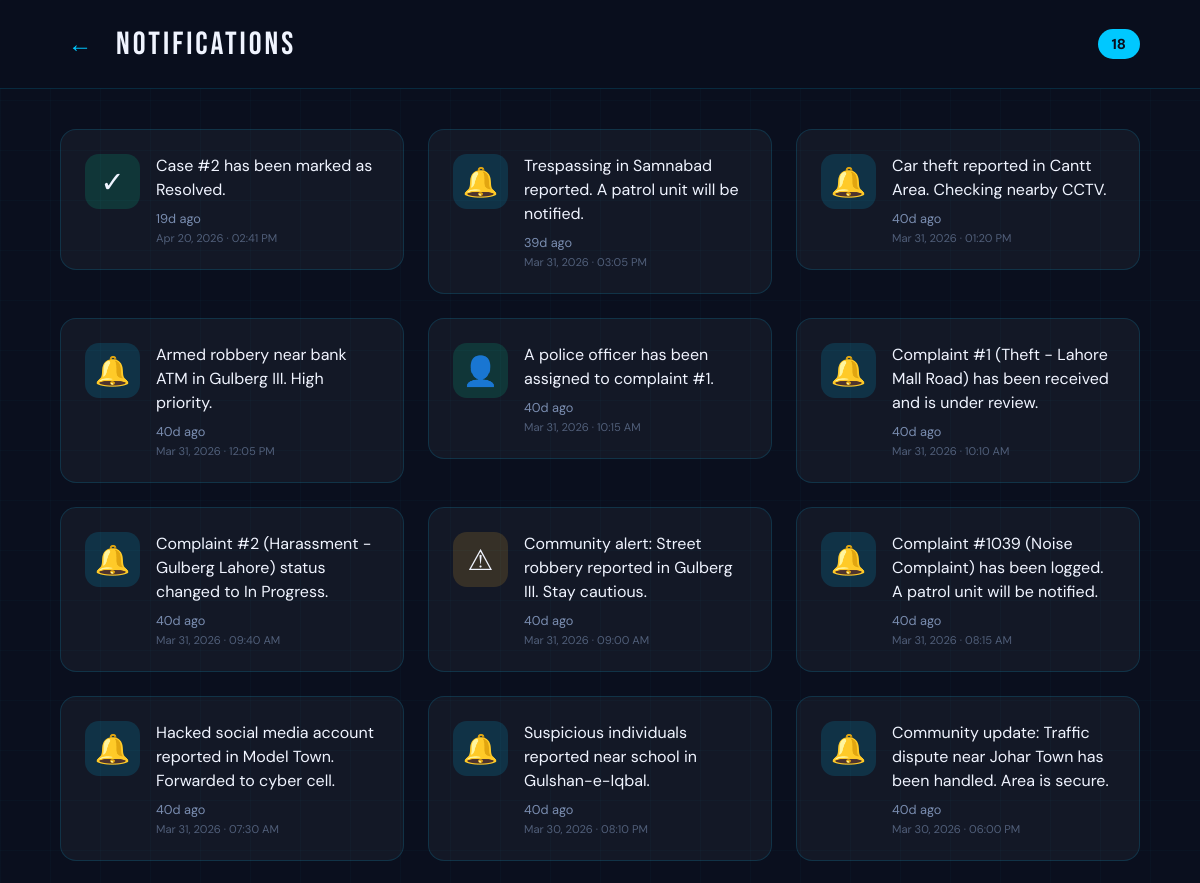
/notifications (upper part), run on an earlier commit of the app's database.
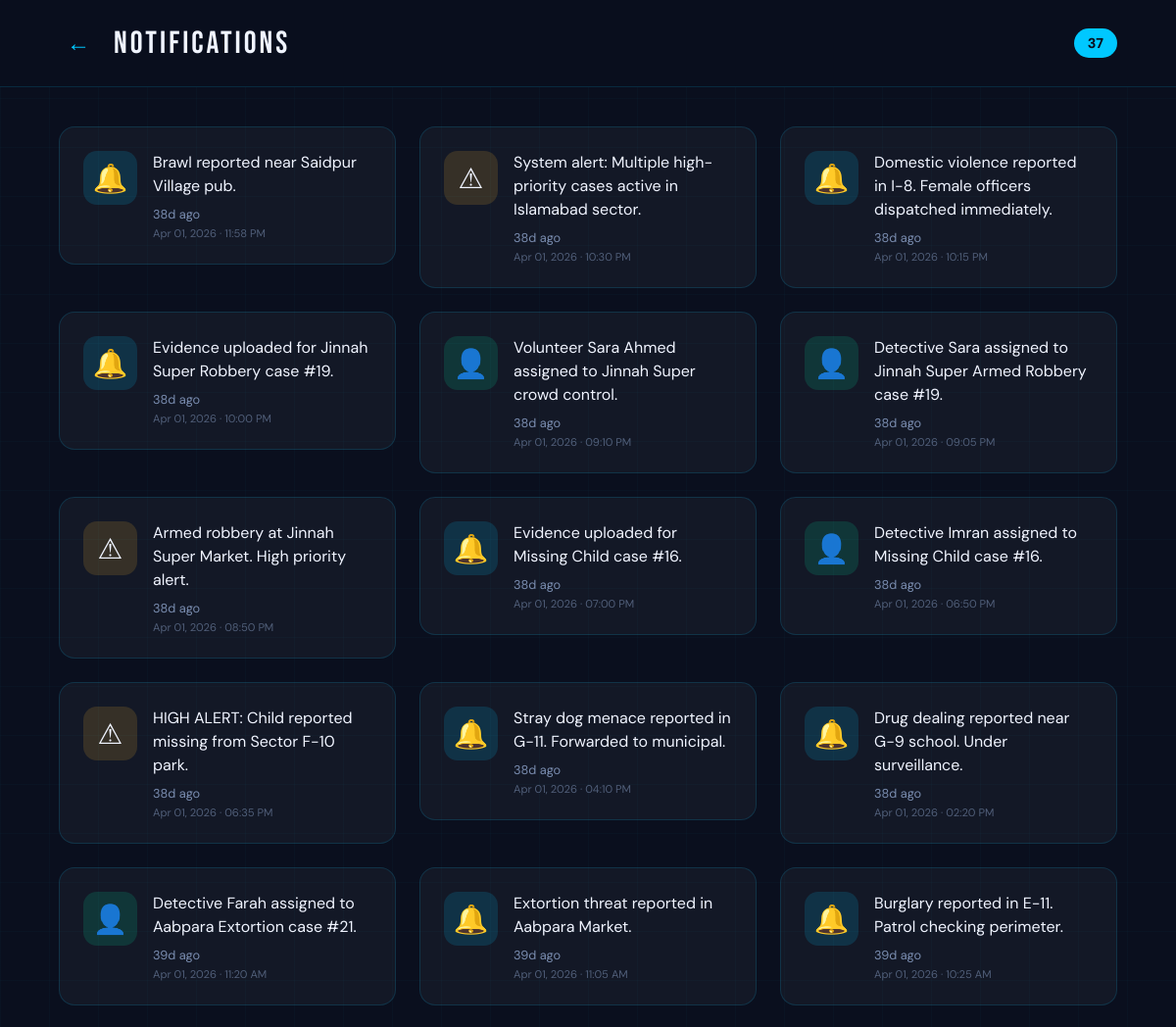
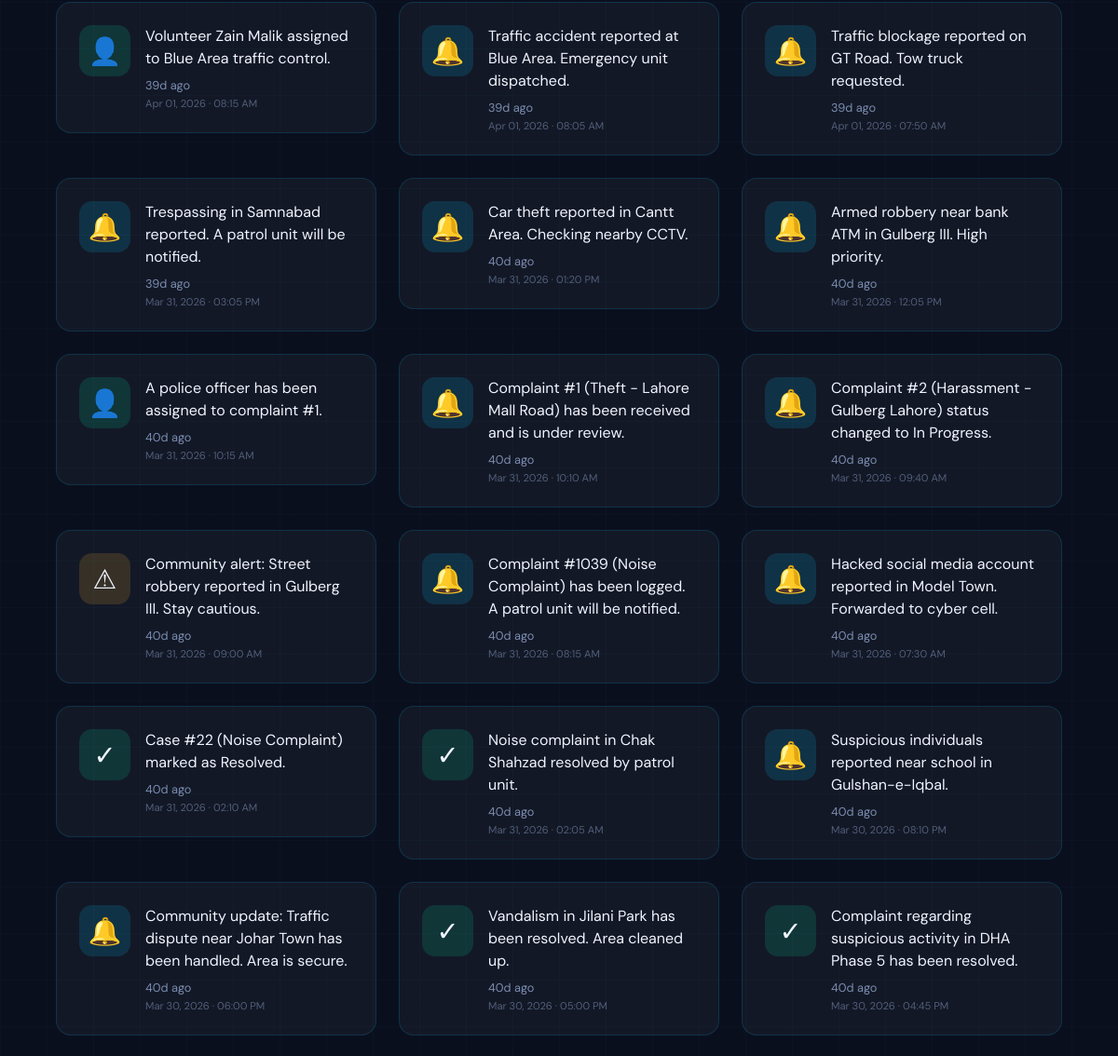
And on a later commit of the database (2 pictures, top to bottom).
### tables this page shows
CREATE TABLE Notifications (
    notification_id INTEGER PRIMARY KEY AUTOINCREMENT,
    message TEXT NOT NULL,
    created_at DATETIME DEFAULT CURRENT_TIMESTAMP
);

### app.py (the view)
@app.route('/notifications')
def notifications():
    db = get_db_connection()
    all_notifications = db.execute('''
        SELECT message, created_at
        FROM Notifications
        ORDER BY created_at DESC
    ''').fetchall()
    now = datetime.utcnow()
    notifications_list = []
    for n in all_notifications:
        dt = datetime.strptime(n['created_at'], '%Y-%m-%d %H:%M:%S')
        hours_ago = (now - dt).total_seconds() / 3600
        notifications_list.append({
            'message': n['message'],
            'time_ago': time_ago(n['created_at']),
            'is_new': hours_ago < 24,
            'date': dt.strftime('%b %d, %Y · %I:%M %p')
        })
    db.close()
    return render_template('notifications.html', all_notifications=notifications_list)

### app.py (called while the page is built)
def get_db_connection():
    conn = sqlite3.connect(DATABASE, timeout=10)
    conn.row_factory = sqlite3.Row
    return conn

def time_ago(dt_str):
    if not dt_str:
        return ''
    dt = datetime.strptime(dt_str, '%Y-%m-%d %H:%M:%S')
    now = datetime.utcnow()
    diff = now - dt
    minutes = int(diff.total_seconds() // 60)
    if minutes < 1:
        return 'Just now'
    elif minutes < 60:
        return f'{minutes}m ago'
    elif minutes < 1440:
        return f'{minutes // 60}h ago'
    else:
        return f'{minutes // 1440}d ago'

### templates/notifications.html (shortened to what this page needs)
<!DOCTYPE html>
<html lang="en">
<head>
</head>
<body>
  <div class="app-container">
    <div class="header">
      <button class="back-btn" onclick="window.history.back()">←</button>
      <div class="header-title">NOTIFICATIONS</div>
      <span class="notif-count">{{ all_notifications|length }}</span>
    </div>
    <div class="app-content">
      <div class="content">
        <div class="notifications-grid">
          {% for n in all_notifications %}
          <div class="notif-card {% if n.is_new %}has-new{% endif %}">
            <div class="notif-icon {% if 'assigned' in n.message|lower %}ni-person{% elif 'resolved' in n.message|lower %}ni-check{% elif 'alert' in n.message|lower %}ni-alert{% else %}ni-bell{% endif %}">
              {% if 'assigned' in n.message|lower %}👤{% elif 'resolved' in n.message|lower %}✓{% elif 'alert' in n.message|lower %}⚠{% else %}🔔{% endif %}
            </div>
            <div class="notif-body">
              <div class="notif-top">
                <div class="notif-text">{{ n.message }}</div>
              </div>
              <div class="notif-time">{{ n.time_ago }}</div>
              <div class="notif-date">{{ n.date }}</div>
            </div>
          </div>
          {% else %}
          <div class="empty-state">
            <div style="font-size:2rem;margin-bottom:16px;">🔔</div>
            No notifications yet<br>
            <span style="font-size:0.8rem;opacity:0.7;">We'll notify you when there are updates on your reports</span>
          </div>
          {% endfor %}
        </div>
      </div>
    </div>
  </div>
</body>
</html>

What changed in the data, as far as the page shows it:
removed Notifications: message "Case #2 has been marked as Resolved.", time_ago "19d ago", date "Apr 20, 2026 · 02:41 PM"
added Notifications: message "Brawl reported near Saidpur Village pub.", time_ago "38d ago", date "Apr 01, 2026 · 11:58 PM"
added Notifications: message "System alert: Multiple high-priority cases active in Islamabad sector.", time_ago "38d ago", date "Apr 01, 2026 · 10:30 PM"
added Notifications: message "Domestic violence reported in I-8. Female officers dispatched immediately.", time_ago "38d ago", date "Apr 01, 2026 · 10:15 PM"
added Notifications: message "Evidence uploaded for Jinnah Super Robbery case #19.", time_ago "38d ago", date "Apr 01, 2026 · 10:00 PM"
added Notifications: message "Volunteer Sara Ahmed assigned to Jinnah Super crowd control.", time_ago "38d ago", date "Apr 01, 2026 · 09:10 PM"
added Notifications: message "Detective Sara assigned to Jinnah Super Armed Robbery case #19.", time_ago "38d ago", date "Apr 01, 2026 · 09:05 PM"
added Notifications: message "Armed robbery at Jinnah Super Market. High priority alert.", time_ago "38d ago", date "Apr 01, 2026 · 08:50 PM"
added Notifications: message "Evidence uploaded for Missing Child case #16.", time_ago "38d ago", date "Apr 01, 2026 · 07:00 PM"
added Notifications: message "Detective Imran assigned to Missing Child case #16.", time_ago "38d ago", date "Apr 01, 2026 · 06:50 PM"
added Notifications: message "HIGH ALERT: Child reported missing from Sector F-10 park.", time_ago "38d ago", date "Apr 01, 2026 · 06:35 PM"
added Notifications: message "Stray dog menace reported in G-11. Forwarded to municipal.", time_ago "38d ago", date "Apr 01, 2026 · 04:10 PM"
added Notifications: message "Drug dealing reported near G-9 school. Under surveillance.", time_ago "38d ago", date "Apr 01, 2026 · 02:20 PM"
added Notifications: message "Detective Farah assigned to Aabpara Extortion case #21.", time_ago "39d ago", date "Apr 01, 2026 · 11:20 AM"
added Notifications: message "Extortion threat reported in Aabpara Market.", time_ago "39d ago", date "Apr 01, 2026 · 11:05 AM"
added Notifications: message "Burglary reported in E-11. Patrol checking perimeter.", time_ago "39d ago", date "Apr 01, 2026 · 10:25 AM"
added Notifications: message "Volunteer Zain Malik assigned to Blue Area traffic control.", time_ago "39d ago", date "Apr 01, 2026 · 08:15 AM"
added Notifications: message "Traffic accident reported at Blue Area. Emergency unit dispatched.", time_ago "39d ago", date "Apr 01, 2026 · 08:05 AM"
added Notifications: message "Traffic blockage reported on GT Road. Tow truck requested.", time_ago "39d ago", date "Apr 01, 2026 · 07:50 AM"
added Notifications: message "Case #22 (Noise Complaint) marked as Resolved.", time_ago "40d ago", date "Mar 31, 2026 · 02:10 AM"
added Notifications: message "Noise complaint in Chak Shahzad resolved by patrol unit.", time_ago "40d ago", date "Mar 31, 2026 · 02:05 AM"
now on this page (row unchanged): Notifications: message "Vandalism in Jilani Park has been resolved. Area cleaned up.", time_ago "40d ago", date "Mar 30, 2026 · 05:00 PM"
now on this page (row unchanged): Notifications: message "Complaint regarding suspicious activity in DHA Phase 5 has been resolved.", time_ago "40d ago", date "Mar 30, 2026 · 04:45 PM"
Also different on the page:
{{ all_notifications|length }}: "18" → "37"
